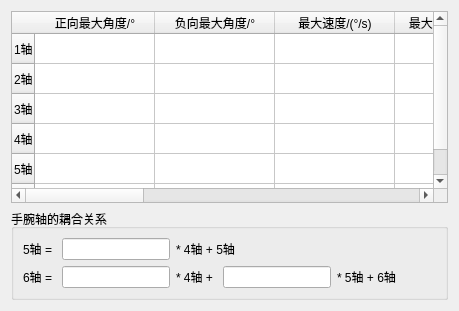
          <widget class="QWidget" name="tab_2">
           <attribute name="title">
            <string>机器人各轴伺服参数</string>
           </attribute>
           <layout class="QGridLayout" name="gridLayout_6">
            <item row="0" column="0">
             <layout class="QVBoxLayout" name="verticalLayout_4">
              <item>
               <widget class="QTableWidget" name="tableWidget_2">
                <attribute name="horizontalHeaderDefaultSectionSize">
                 <number>120</number>
                </attribute>
                <attribute name="horizontalHeaderMinimumSectionSize">
                 <number>120</number>
                </attribute>
                <attribute name="verticalHeaderDefaultSectionSize">
                 <number>30</number>
                </attribute>
                <attribute name="verticalHeaderMinimumSectionSize">
                 <number>30</number>
                </attribute>
                <row>
                 <property name="text">
                  <string>1轴</string>
                 </property>
                </row>
                <row>
                 <property name="text">
                  <string>2轴</string>
                 </property>
                </row>
                <row>
                 <property name="text">
                  <string>3轴</string>
                 </property>
                </row>
                <row>
                 <property name="text">
                  <string>4轴</string>
                 </property>
                </row>
                <row>
                 <property name="text">
                  <string>5轴</string>
                 </property>
                </row>
                <row>
                 <property name="text">
                  <string>6轴</string>
                 </property>
                </row>
                <column>
                 <property name="text">
                  <string>正向最大角度/°</string>
                 </property>
                </column>
                <column>
                 <property name="text">
                  <string>负向最大角度/°</string>
                 </property>
                </column>
                <column>
                 <property name="text">
                  <string>最大速度/(°/s)</string>
                 </property>
                </column>
                <column>
                 <property name="text">
                  <string>最大加速度/(°/s2)</string>
                 </property>
                </column>
                <column>
                 <property name="text">
                  <string>最大减速度/(°/s2)</string>
                 </property>
                </column>
                <column>
                 <property name="text">
                  <string>最大加加速度/(°/s3)</string>
                 </property>
                </column>
                <column>
                 <property name="text">
                  <string>零位置点偏移/°</string>
                 </property>
                </column>
                <column>
                 <property name="text">
                  <string>方向(1正-1负)</string>
                 </property>
                </column>
                <column>
                 <property name="text">
                  <string>减速比</string>
                 </property>
                </column>
                <column>
                 <property name="text">
                  <string>编码器分辨率</string>
                 </property>
                </column>
               </widget>
              </item>
              <item>
               <widget class="QGroupBox" name="groupBox">
                <property name="title">
                 <string>手腕轴的耦合关系</string>
                </property>
                <layout class="QGridLayout" name="gridLayout_5">
                 <item row="0" column="0">
                  <layout class="QHBoxLayout" name="horizontalLayout_6">
                   <item>
                    <layout class="QHBoxLayout" name="horizontalLayout_3">
                     <item>
                      <layout class="QVBoxLayout" name="verticalLayout">
                       <item>
                        <widget class="QLabel" name="label">
                         <property name="text">
                          <string>5轴 = </string>
                         </property>
                        </widget>
                       </item>
                       <item>
                        <widget class="QLabel" name="label_2">
                         <property name="text">
                          <string>6轴 = </string>
                         </property>
                        </widget>
                       </item>
                      </layout>
                     </item>
                     <item>
                      <layout class="QVBoxLayout" name="verticalLayout_2">
                       <item>
                        <widget class="QLineEdit" name="lineEdit"/>
                       </item>
                       <item>
                        <widget class="QLineEdit" name="lineEdit_2"/>
                       </item>
                      </layout>
                     </item>
                     <item>
                      <layout class="QVBoxLayout" name="verticalLayout_3">
                       <item>
                        <layout class="QHBoxLayout" name="horizontalLayout">
                         <item>
                          <widget class="QLabel" name="label_3">
                           <property name="text">
                            <string>* 4轴 + 5轴</string>
                           </property>
                          </widget>
                         </item>
                         <item>
                          <spacer name="horizontalSpacer">
                           <property name="orientation">
                            <enum>Qt::Horizontal</enum>
                           </property>
                           <property name="sizeHint" stdset="0">
                            <size>
                             <width>108</width>
                             <height>17</height>
                            </size>
                           </property>
                          </spacer>
                         </item>
                        </layout>
                       </item>
                       <item>
                        <layout class="QHBoxLayout" name="horizontalLayout_2">
                         <item>
                          <widget class="QLabel" name="label_4">
                           <property name="text">
                            <string>* 4轴 + </string>
                           </property>
                          </widget>
                         </item>
                         <item>
                          <widget class="QLineEdit" name="lineEdit_3"/>
                         </item>
                         <item>
                          <widget class="QLabel" name="label_5">
                           <property name="text">
                            <string>* 5轴 + 6轴</string>
                           </property>
                          </widget>
                         </item>
                        </layout>
                       </item>
                      </layout>
                     </item>
                    </layout>
                   </item>
                   <item>
                    <spacer name="horizontalSpacer_3">
                     <property name="orientation">
                      <enum>Qt::Horizontal</enum>
                     </property>
                     <property name="sizeHint" stdset="0">
                      <size>
                       <width>40</width>
                       <height>20</height>
                      </size>
                     </property>
                    </spacer>
                   </item>
                  </layout>
                 </item>
                </layout>
               </widget>
              </item>
             </layout>
            </item>
           </layout>
          </widget>
